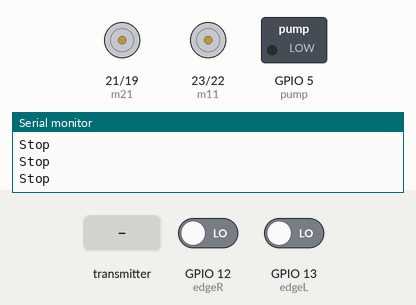
Recording of a sketch running on a simulated ESP32. Parts: motor-driver pin pairs drawn as motors (green arrow = first pin HIGH = forward, orange = second pin HIGH = backward, longer = more drive), switched loads named in the sketch (green lamp = pin HIGH), the last lines printed to the serial monitor. The test bench sets the inputs (shaded band); at power-on: GPIO 12 (edgeR) LOW, GPIO 13 (edgeL) LOW.

Above: at 1.7 s.
1.8 s: the transmitter starts sending received_value = 0
At 2.8 s:
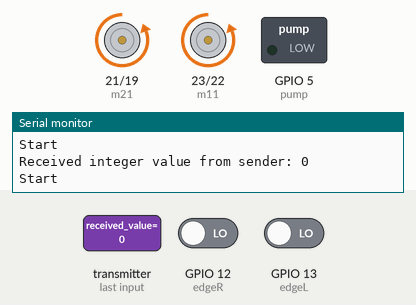
3.5 s: GPIO 12 (edgeR) driven HIGH
At 4.4 s:
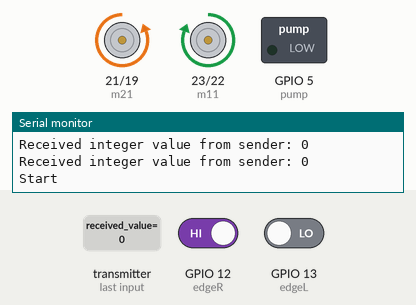
5.6 s: GPIO 13 (edgeL) driven HIGH
At 7.0 s:
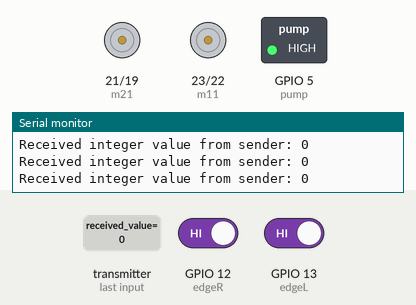
Timing chart, 0 to 13.1 s (numbered marks = the images above; inputs shaded):
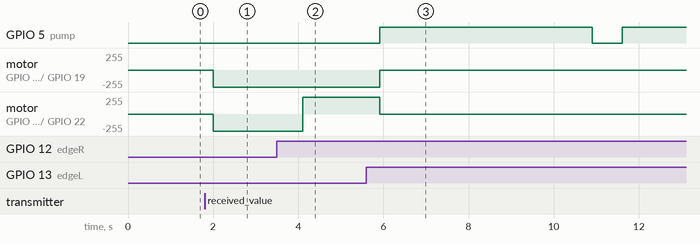

The sketch:

Rover_receiver.ino
```cpp
#include <esp_now.h>
#include <WiFi.h>

/* Definitions */
#define ESPNOW_WIFI_CHANNEL 6

int received_value = 100;

#define m11 23
#define m12 22
#define m21 21
#define m22 19
#define pump 5

#define edgeL 13
#define edgeR 12

/* Callback function to handle incoming data */
void onDataReceive(const esp_now_recv_info *recv_info, const uint8_t *data, int data_len) {
  // Check if the received data length matches the size of an integer
  if (data_len == sizeof(int)) {
    // Copy the received data into the integer variable
    memcpy(&received_value, data, sizeof(received_value));

    // Print the received integer value to the serial monitor
    Serial.printf("Received integer value from sender: %d\n", received_value);
  } else {
    Serial.println("Received data size does not match expected integer size.");
  }
}

/* Main */
void setup() {
  Serial.begin(115200);

  // Initialize the Wi-Fi module in station mode
  WiFi.mode(WIFI_STA);
  WiFi.setChannel(ESPNOW_WIFI_CHANNEL);

  Serial.println("ESP-NOW Example - Broadcast Receiver");
  Serial.println("Wi-Fi parameters:");
  Serial.println("  Mode: STA");
  Serial.println("  MAC Address: " + WiFi.macAddress());
  Serial.printf("  Channel: %d\n", ESPNOW_WIFI_CHANNEL);

  // Initialize ESP-NOW
  if (esp_now_init() != ESP_OK) {
    Serial.println("Failed to initialize ESP-NOW");
    Serial.println("Rebooting in 5 seconds...");
    delay(5000);
    ESP.restart();
  }

  // Register the receive callback function
  esp_now_register_recv_cb(onDataReceive);

  Serial.println("Setup complete. Waiting for messages...");

  pinMode(m11, OUTPUT);
  pinMode(m12, OUTPUT);
  pinMode(m21, OUTPUT);
  pinMode(m22, OUTPUT);
  pinMode(pump, OUTPUT);
  pinMode(edgeL, INPUT);
  pinMode(edgeR, INPUT);
  digitalWrite(m11, LOW);
  digitalWrite(m12, LOW);
  digitalWrite(m21, LOW);
  digitalWrite(m22, LOW);
  digitalWrite(pump, LOW);
  delay(500);
}

void loop() {
  if (received_value < 30) {
    start();
    Serial.println("Start");
    delay(200);
  } else {
    stop();
    Serial.println("Stop");
  }
  delay(500);
}

void start() {
  if (digitalRead(edgeL) == LOW && digitalRead(edgeR) == LOW) {
    forward();
  } else if (digitalRead(edgeL) == HIGH && digitalRead(edgeR) == HIGH) {
    halt();
  } else if (digitalRead(edgeL) == HIGH) {
    left();
    delay(200);
  } else if (digitalRead(edgeR) == HIGH) {
    right();
    delay(200);
  }
}

void forward() {
  digitalWrite(m11, LOW);
  digitalWrite(m12, HIGH);
  digitalWrite(m21, LOW);
  digitalWrite(m22, HIGH);
}

void backward() {
  digitalWrite(m11, HIGH);
  digitalWrite(m12, LOW);
  digitalWrite(m21, HIGH);
  digitalWrite(m22, LOW);
}

void left() {
  digitalWrite(m11, LOW);
  digitalWrite(m12, HIGH);
  digitalWrite(m21, HIGH);
  digitalWrite(m22, LOW);
}

void right() {
  digitalWrite(m11, HIGH);
  digitalWrite(m12, LOW);
  digitalWrite(m21, LOW);
  digitalWrite(m22, HIGH);
}

void halt() {
  digitalWrite(m11, LOW);
  digitalWrite(m12, LOW);
  digitalWrite(m21, LOW);
  digitalWrite(m22, LOW);
  digitalWrite(pump, HIGH);
  delay(5000);
  digitalWrite(pump, LOW);
}
void stop() {
  digitalWrite(m11, LOW);
  digitalWrite(m12, LOW);
  digitalWrite(m21, LOW);
  digitalWrite(m22, LOW);
  digitalWrite(pump, LOW);
}
```

Measured:
- after the input at 1.8 s, motor on GPIO 21 (m21) / GPIO 19 (m22), motor on GPIO 23 (m11) / GPIO 22 (m12): stopped → backward 255/255 after 0.21 s
- after the input at 3.5 s, motor on GPIO 23 (m11) / GPIO 22 (m12): backward 255/255 → forward 255/255 after 0.61 s
- after the input at 5.6 s, GPIO 5 (pump): LOW → HIGH after 0.31 s, → LOW 5.0 s later, → HIGH 0.70 s later; motor on GPIO 21 (m21) / GPIO 19 (m22): backward 255/255 → stopped after 0.31 s; motor on GPIO 23 (m11) / GPIO 22 (m12): forward 255/255 → stopped after 0.31 s
